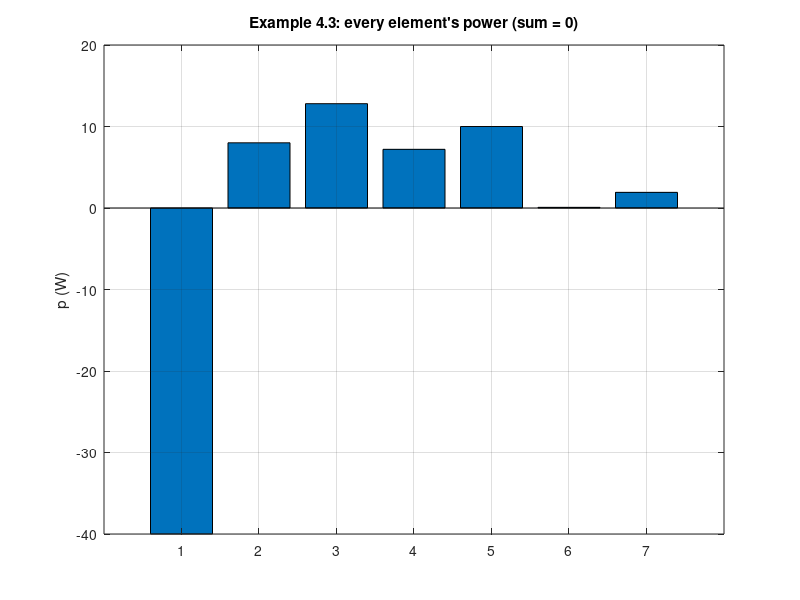

This figure's MATLAB source:
% Circuits 1 — The Node-Voltage Method and Dependent Sources
%title: Nodal Analysis with a Dependent Source (Example 4.3)
%ar-title: جهود العقد مع مصدر تابع (مثال 4.3)
%lesson: c1-techniques-2
%course: circuits-1

%% The two node equations and the constraint
%ar: من المحاضرة: 15 v1 − 4 v2 = 200، و 8 v2 − 2 v1 − 40 iφ = 0 مع iφ = (v1 − v2)/5، فتصبح 16 v2 − 10 v1 = 0.
A = [15 -4
    -10 16];
b = [200; 0];
v = A \ b;
iphi = (v(1) - v(2)) / 5; p5 = 5 * iphi^2;
fprintf('v1 = %g V, v2 = %g V, iphi = %g A, p(5 ohm) = %g W\n', v(1), v(2), iphi, p5)

%% Three unknowns without substituting
%ar: بدل التعويض باليد نضع iφ مجهولًا ثالثًا ونضيف معادلة القيد كصف في المصفوفة. النتيجة نفسها.
A3 = [ 1/2 + 1/20 + 1/5, -1/5,              0
      -1/5,              1/5 + 1/10 + 1/2, -8/2
       1/5,             -1/5,              -1];
x = A3 \ [20/2; 0; 0];
fprintf('v1 = %g, v2 = %g, iphi = %g\n', x)

%%! Project idea: power balance
%ar: مشروع: نحسب قدرة كل عنصر ونتحقق أن المجموع صفر (المصدر 20 V والمصدر التابع 8 iφ والمقاومات).
v1 = x(1); v2 = x(2); ip = x(3);
i20 = (20 - v1)/2; idep = (v2 - 8*ip)/2;
P = [-20*i20, (20-v1)^2/2, v1^2/20, (v1-v2)^2/5, v2^2/10, (v2-8*ip)^2/2, 8*ip*idep];
fprintf('sum of powers = %.2e W\n', sum(P))
bar(P); grid on; ylabel('p (W)'); title('Example 4.3: every element''s power (sum = 0)')
